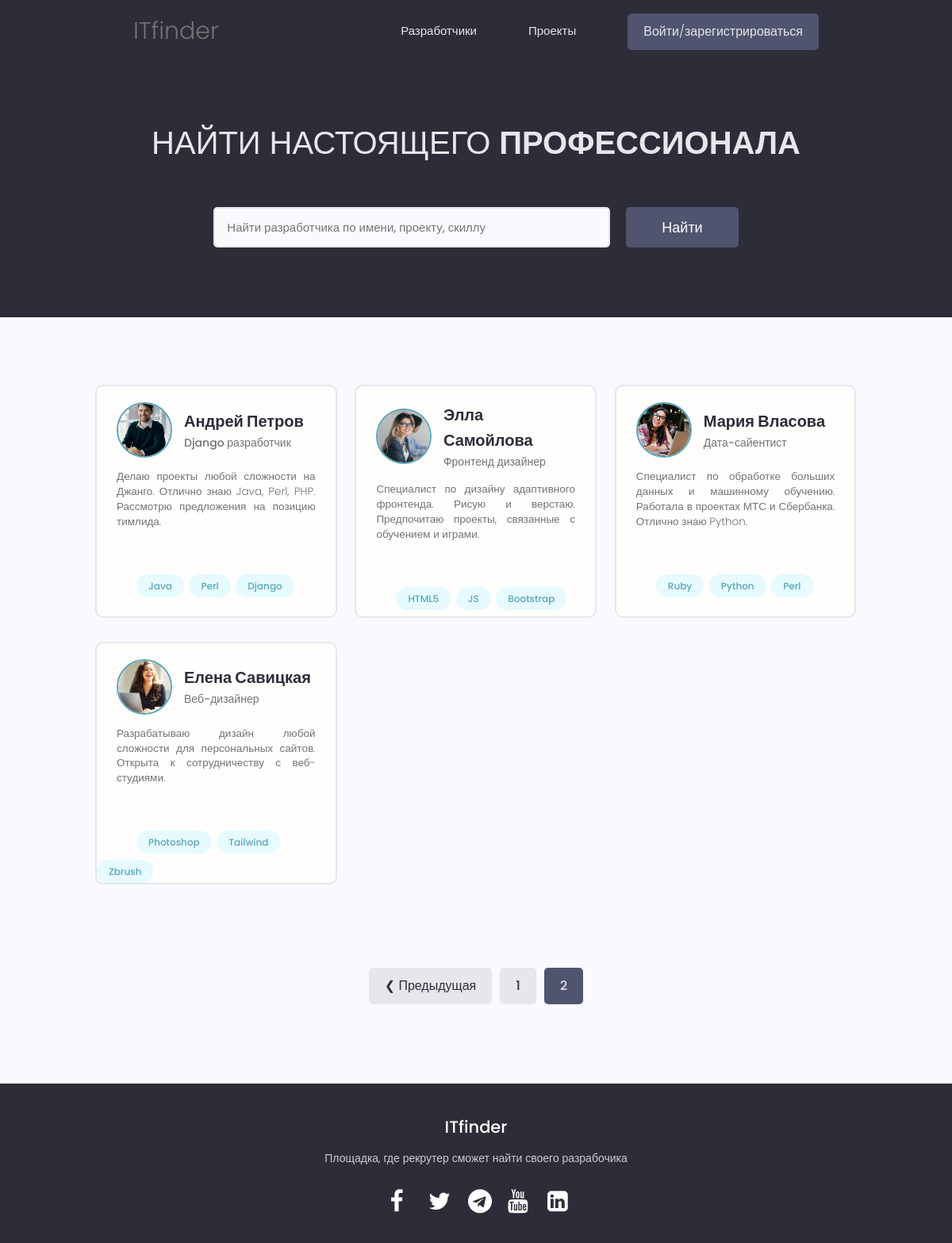
Page /?page=2 on the earlier database version.
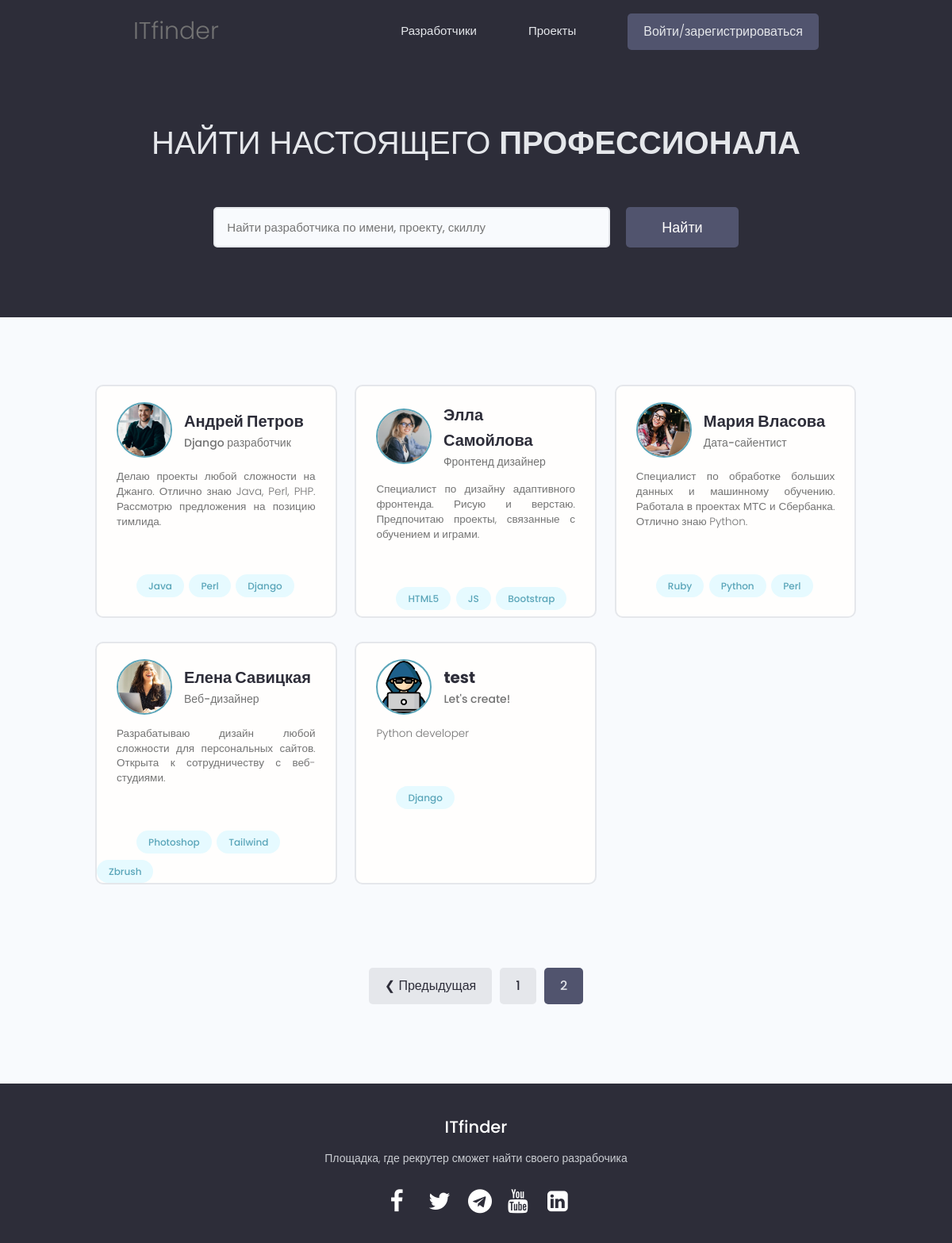
Same page on the later database version.
### users/models.py (models this page shows, shortened)
class Profile(models.Model):
    user = models.OneToOneField(
        User, on_delete=models.CASCADE, null=True, blank=True)
    name = models.CharField(max_length=50, blank=True, null=True)
    email = models.EmailField(max_length=50, blank=True, null=True)
    username = models.CharField(max_length=50, blank=True, null=True)
    city = models.CharField(max_length=50, blank=True, null=True)
    intro = models.CharField(max_length=200, blank=True, null=True)
    bio = models.TextField(blank=True, null=True)
    image = models.ImageField(
        null=True, blank=True, upload_to='profile_images', default="profile_images/default.jpg")
    skills = models.ManyToManyField(Skill, blank=True)
    github = models.CharField(max_length=100, blank=True, null=True)
    twitter = models.CharField(max_length=100, blank=True, null=True)
    linkedin = models.CharField(max_length=100, blank=True, null=True)
    youtube = models.CharField(max_length=100, blank=True, null=True)
    website = models.CharField(max_length=100, blank=True, null=True)
    created = models.DateTimeField(auto_now_add=True)
    id = models.UUIDField(default=uuid.uuid4, unique=True,
                          primary_key=True, editable=False)
    class Meta:
        ordering = ['created']

class Skill(models.Model):
    name = models.CharField(max_length=50, blank=True, null=True)
    slug = models.SlugField()
    description = models.TextField(null=True, blank=True)
    created = models.DateTimeField(auto_now_add=True)
    id = models.UUIDField(default=uuid.uuid4, unique=True,
                          primary_key=True, editable=False)
    def __str__(self):
        return str(self.name)

### users/views.py (the view)
# urls.py: path('', views.profiles, name="profiles"),
def profiles(request):
    profiles, search_query = searchProfiles(request)
    custom_range, profiles = paginateProfiles(request, profiles, 6)
    context = {'profiles': profiles, 'search_query': search_query,
               'custom_range': custom_range}
    return render(request, 'users/profiles.html', context)

### users/utils.py (called while the page is built)
def paginateProfiles(request, profiles, results):
    page = request.GET.get('page')
    paginator = Paginator(profiles, results)
    try:
        profiles = paginator.page(page)
    except PageNotAnInteger:
        page = 1
        profiles = paginator.page(page)
    except EmptyPage:
        page = paginator.num_pages
        profiles = paginator.page(page)
    leftIndex = (int(page) - 4)
    if leftIndex < 1:
        leftIndex = 1
    rightIndex = (int(page) + 5)
    if rightIndex > paginator.num_pages:
        rightIndex = paginator.num_pages + 1
    custom_range = range(leftIndex, rightIndex)
    return custom_range, profiles

def searchProfiles(request):
    search_query = ''
    if request.GET.get('search_query'):
        search_query = request.GET.get('search_query')
    skills = Skill.objects.filter(name__icontains=search_query)
    profiles = Profile.objects.distinct().filter(
        Q(name__icontains=search_query) |
        Q(intro__icontains=search_query) |
        Q(skills__in=skills)
    )
    return profiles, search_query

### users/templates/users/profiles.html (shortened to what this page needs)
{% extends 'base.html' %}
{% block content %}
<main class="home">
    <section class="hero-section text-center">
        <div class="container container--narrow">
            <div class="hero-section__box">
                <h2>Найти настоящего <span>профессионала</span></h2>
            </div>
            <div class="hero-section__search">
                <form id="searchForm" class="form" action="{% url 'profiles' %}" method="get">
                    <div class="form__field">
                        <input class="input input--text" id="formInput#search" type="text" name="search_query"
                            value="{{ search_query }}" placeholder="Найти разработчика по имени, проекту, скиллу" />
                    </div>
                    <input class="btn btn--sub btn--lg" type="submit" value="Найти" />
                </form>
            </div>
        </div>
    </section>
    <section class="devlist">
        <div class="container">
            <div class="grid grid--three">
                {% for profile in profiles %}
                <div class="column card">
                    <div class="dev">
                        <a href="{% url 'user-profile' profile.username %}" class="card__body">
                            <div class="dev__profile">
                                <img class="avatar avatar--md" src="{{ profile.image.url }}" alt="image" />
                                <div class="dev__meta">
                                    <h3>{{ profile.name }}</h3>
                                    <h5>{{ profile.intro|slice:"60" }}</h5>
                                </div>
                            </div>
                            <p class="dev__info">{{ profile.bio|slice:"150" }}</p>
                            <div class="dev__skills">
                                {% for skill in profile.skills.all|slice:"3" %}
                                <a href="{% url 'skill' skill.slug %}" class="tag tag--pill tag--main">{{ skill }}</a>
                                {% endfor %}
                            </div>
                        </a>
                    </div>
                </div>
                {% endfor %}
            </div>
        </div>
    </section>
    {% include 'pagination.html' with queryset=profiles custom_range=custom_range %}
</main>
{% endblock content %}

Differences in the rows shown:
added Profile: image (picture), name "test", intro "Let's create!", bio "Python developer"
added Skill: name "Django", shown under "test"
